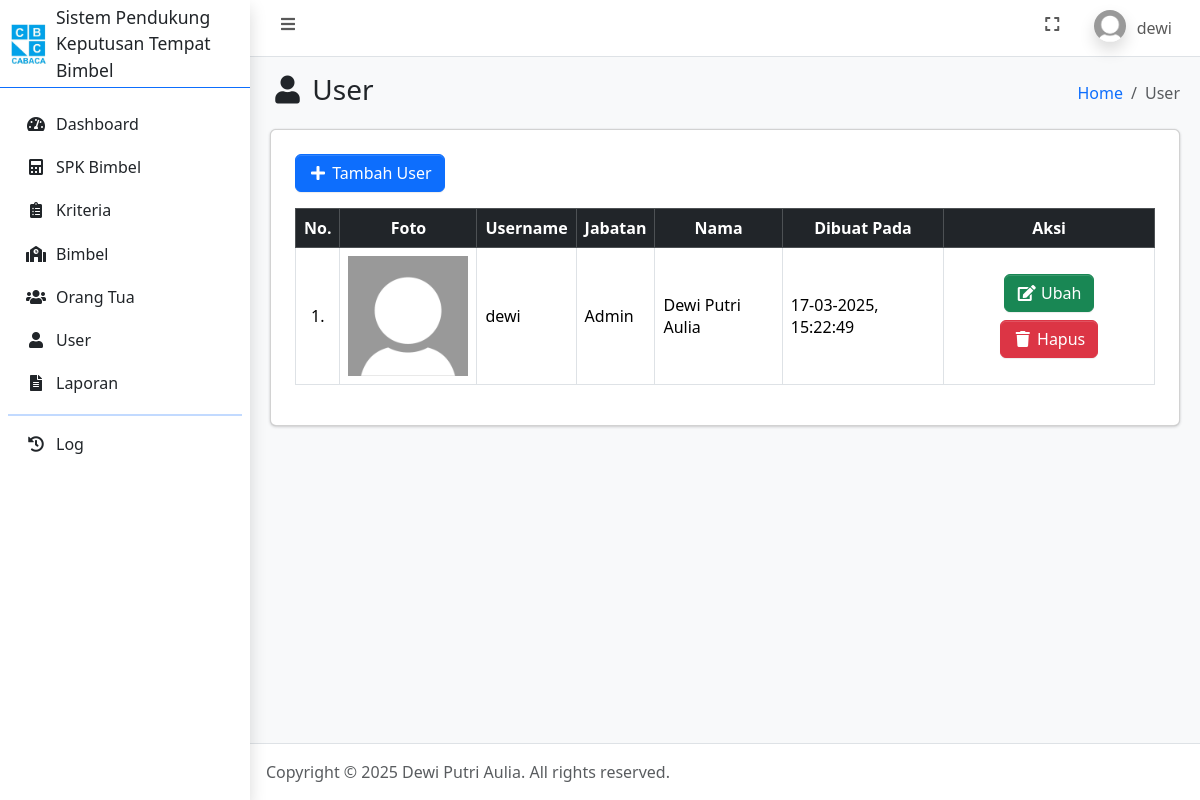
Before: /user.php (signed in) with the older database file.
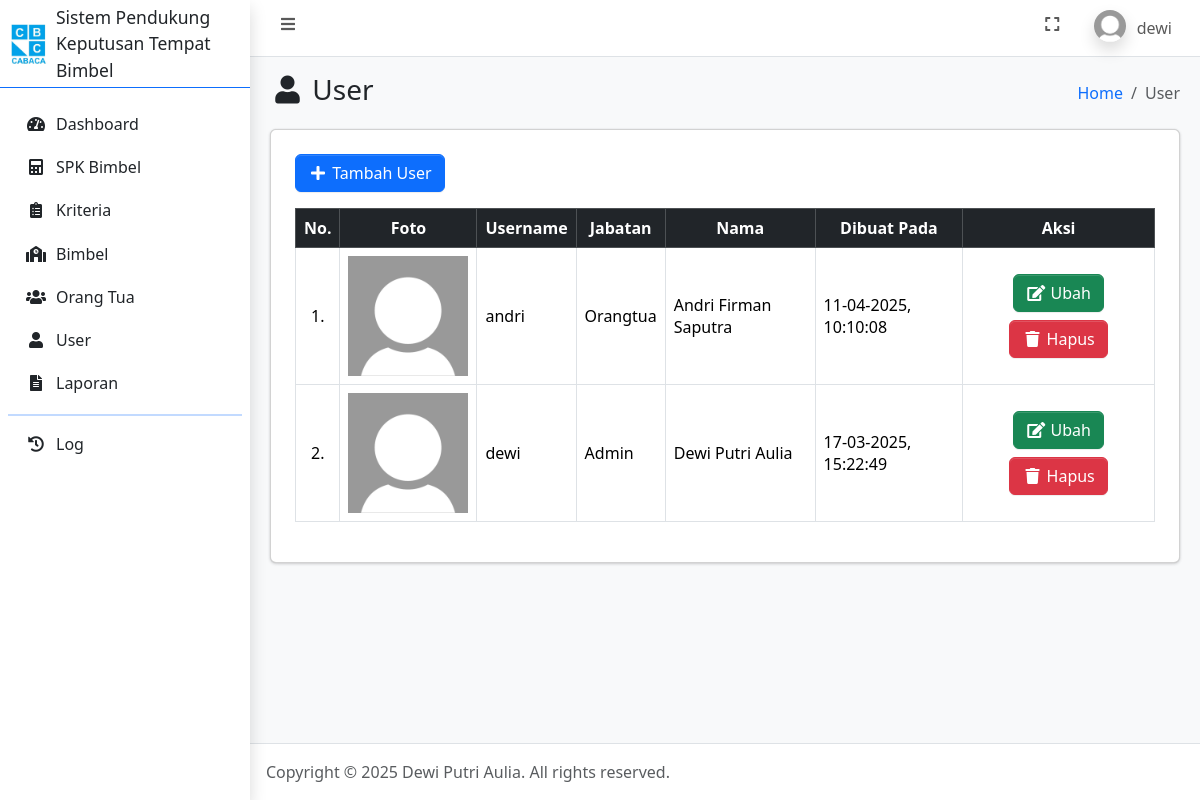
After: the same page with the newer database file.
### tables this page shows
CREATE TABLE `user` (
  `id_user` int(11) NOT NULL,
  `username` varchar(100) NOT NULL,
  `password` varchar(255) NOT NULL,
  `jabatan` enum('admin','orangtua') NOT NULL,
  `nama` varchar(100) NOT NULL,
  `foto` text NOT NULL,
  `dibuat_pada` timestamp NOT NULL DEFAULT current_timestamp()
);

### connection.php (called while the page is built, shortened)
<?php
	$host = 'localhost';
	$user = 'root';
	$pass = '';
	$database = 'spk_bimbel_topsis';
	$conn = mysqli_connect($host, $user, $pass, $database);
    if (isset($_SESSION['id_user'])) {
    	$id_user = $_SESSION['id_user'];
		$dataUser = mysqli_fetch_assoc(mysqli_query($conn, "SELECT * FROM user WHERE id_user = $id_user"));
	}
?>

### user.php (the view, shortened to what this page needs)
<?php
    require_once 'connection.php';
    $user = mysqli_query($conn, "SELECT * FROM user ORDER BY username ASC");
?>
<!DOCTYPE html>
<html lang="en">
<head>
    <?php include_once 'include/head.php'; ?>
</head>
<body class="layout-fixed sidebar-expand-lg bg-body-tertiary">
    <div class="app-wrapper">
        <?php include_once 'include/navbar.php'; ?>
        <?php include_once 'include/sidebar.php'; ?>
        <main class="app-main">
            <div class="app-content-header">
                <div class="container-fluid">
                    <div class="row">
                        <div class="col-sm-6">
                            <h3 class="mb-0"><i class="nav-icon fas fa-fw fa-user"></i> User</h3>
                        </div>
                        <div class="col-sm-6">
                            <ol class="breadcrumb float-sm-end">
                                <li class="breadcrumb-item"><a href="index.php">Home</a></li>
                                <li class="breadcrumb-item active" aria-current="page">
                                    User
                                </li>
                            </ol>
                        </div>
                    </div>
                </div>
            </div>
            <div class="app-content">
                <div class="container-fluid">
                    <div class="card">
                        <div class="card-body">
                            <div class="table-responsive p-2">
                                <?php if ($dataUser['jabatan'] == 'admin'): ?>
                                    <a href="tambah_user.php" class="mb-3 btn btn-primary"><i class="fas fa-fw fa-plus"></i> Tambah User</a>
                                <?php endif ?>
                                <table class="table table-bordered" id="table_id">
                                    <thead class="table-dark">
                                        <tr>
                                            <th class="text-center align-middle">No.</th>
                                            <th class="text-center align-middle">Foto</th>
                                            <th class="text-center align-middle">Username</th>
                                            <th class="text-center align-middle">Jabatan</th>
                                            <th class="text-center align-middle">Nama</th>
                                            <th class="text-center align-middle">Dibuat Pada</th>
                                            <?php if ($dataUser['jabatan'] == 'admin'): ?>
                                                <th class="text-center align-middle">Aksi</th>
                                            <?php endif ?>
                                        </tr>
                                    </thead>
                                    <tbody>
                                        <?php $i = 1; ?>
                                        <?php foreach ($user as $du): ?>
                                            <tr>
                                                <td class="text-center align-middle"><?= $i++; ?>.</td>
                                                <td class="text-center align-middle"><img style="width: 7.5rem" src="assets/img/profiles/<?= $du['foto']; ?>" alt="<?= $du['foto']; ?>"></td>
                                                <td class="align-middle"><?= $du['username']; ?></td>
                                                <td class="align-middle"><?= ucwords(str_replace('_', ' ', $du['jabatan'])); ?></td>
                                                <td class="align-middle"><?= $du['nama']; ?></td>
                                                <td class="align-middle"><?= date('d-m-Y, H:i:s', strtotime($du['dibuat_pada']));; ?></td>
                                                <?php if ($dataUser['jabatan'] == 'admin'): ?>
                                                    <td class="text-center align-middle">
                                                        <?php if ($du['username'] != 'admin'): ?>
                                                            <a href="ubah_user.php?id_user=<?= $du['id_user']; ?>" class="m-1 btn btn-success"><i class="fas fa-fw fa-edit"></i> Ubah</a>
                                                            <a href="hapus_user.php?id_user=<?= $du['id_user']; ?>" data-nama="<?= $du['username']; ?>" class="m-1 btn btn-danger btn-delete"><i class="fas fa-fw fa-trash"></i> Hapus</a>
                                                        <?php endif ?>
                                                    </td>
                                                <?php endif ?>
                                            </tr>
                                        <?php endforeach ?>
                                    </tbody>
                                </table>
                            </div>
                        </div>
                    </div>
                </div>
            </div>
        </main>
        <?php include_once 'include/footer.php'; ?>
    </div>
</body>
</html>

### include/head.php (shortened to what this page needs)
<link rel="stylesheet" href="https://cdn.jsdelivr.net/npm/@fontsource/source-sans-3@5.0.12/index.css">
<link rel="stylesheet" href="assets/vendor/fontawesome/css/all.min.css">
<link rel="stylesheet" href="assets/vendor/datatables/css/dataTables.bootstrap5.css">
<link rel="stylesheet" href="assets/vendor/select2/css/select2.min.css">
<link rel="stylesheet" href="assets/vendor/select2/css/select2-bootstrap4.min.css">
<link rel="stylesheet" href="css/overlayscrollbars.min.css">
<link rel="stylesheet" href="css/adminlte.css">

### include/navbar.php (shortened to what this page needs)
<nav class="app-header navbar navbar-expand bg-body">
    <div class="container-fluid">
        <ul class="navbar-nav">
            <li class="nav-item"> <a class="nav-link" data-lte-toggle="sidebar" href="#" role="button"> <i class="fas fa-fw fa-bars"></i> </a> </li>
        </ul>
        <ul class="navbar-nav ms-auto">
            <li class="nav-item"> <a class="nav-link" href="#" data-lte-toggle="fullscreen"> <i data-lte-icon="maximize" class="fas fa-fw fa-expand"></i> </a> </li>
            <li class="nav-item dropdown user-menu">
                <a href="#" class="nav-link dropdown-toggle" data-bs-toggle="dropdown" aria-expanded="false">
                    <img src="assets/img/profiles/<?= $dataUser['foto']; ?>" class="user-image rounded-circle shadow" alt="User Image">
                    <span class="d-none d-md-inline"><?= $dataUser['username']; ?></span>
                </a>
            </li>
        </ul>
    </div>
</nav>

### include/sidebar.php (shortened to what this page needs)
<aside class="app-sidebar bg-white shadow" data-bs-theme="dark">
    <div class="sidebar-brand border-primary border-bottom">
        <a href="index.php" class="brand-link">
            <img src="assets/img/properties/logo.jpg" alt="Logo" class="brand-image-xl">
            <span class="brand-text fw-light text-dark small text-wrap">Sistem Pendukung Keputusan Tempat Bimbel</span>
        </a>
    </div>
    <div class="sidebar-wrapper">
        <nav class="mt-2">
            <ul class="nav sidebar-menu flex-column" data-lte-toggle="treeview" role="menu" data-accordion="false">
                <li class="nav-item">
                    <a href="index.php" class="nav-link text-dark <?= ($_SERVER['REQUEST_URI'] == '/spk_bimbel_topsis/index.php') ? 'active' : ''; ?>"> <i class="nav-icon fas fa-fw fa-tachometer-alt"></i>
                        <p>Dashboard</p>
                    </a>
                </li>
                <li class="nav-item">
                    <a href="spk.php" class="nav-link text-dark <?= ($_SERVER['REQUEST_URI'] == '/spk_bimbel_topsis/spk.php') ? 'active' : ''; ?>"> <i class="nav-icon fas fa-fw fa-calculator"></i>
                        <p>SPK Bimbel</p>
                    </a>
                </li>
                <li class="nav-item">
                    <a href="kriteria.php" class="nav-link text-dark <?= ($_SERVER['REQUEST_URI'] == '/spk_bimbel_topsis/kriteria.php') ? 'active' : ''; ?>"> <i class="nav-icon fas fa-fw fa-clipboard-list"></i>
                        <p>Kriteria</p>
                    </a>
                </li>
                <li class="nav-item">
                    <a href="bimbel.php" class="nav-link text-dark <?= ($_SERVER['REQUEST_URI'] == '/spk_bimbel_topsis/bimbel.php') ? 'active' : ''; ?>"> <i class="nav-icon fas fa-fw fa-school"></i>
                        <p>Bimbel</p>
                    </a>
                </li>
                <?php if ($dataUser['jabatan'] == 'admin'): ?>
                    <li class="nav-item">
                        <a href="orangtua.php" class="nav-link text-dark <?= ($_SERVER['REQUEST_URI'] == '/spk_bimbel_topsis/orangtua.php') ? 'active' : ''; ?>"> <i class="nav-icon fas fa-fw fa-users"></i>
                            <p>Orang Tua</p>
                        </a>
                    </li>
                    <li class="nav-item">
                        <a href="user.php" class="nav-link text-dark <?= ($_SERVER['REQUEST_URI'] == '/spk_bimbel_topsis/user.php') ? 'active' : ''; ?>"> <i class="nav-icon fas fa-fw fa-user"></i>
                            <p>User</p>
                        </a>
                    </li>
                <?php endif ?>
                <li class="nav-item">
                    <a href="laporan.php" class="nav-link text-dark <?= ($_SERVER['REQUEST_URI'] == '/spk_bimbel_topsis/laporan.php') ? 'active' : ''; ?>"> <i class="nav-icon fas fa-fw fa-file-alt"></i>
                        <p>Laporan</p>
                    </a>
                </li>
                <hr class="sidebar-divider">
                <li class="nav-item">
                    <a href="log.php" class="nav-link text-dark <?= ($_SERVER['REQUEST_URI'] == '/spk_bimbel_topsis/log.php') ? 'active' : ''; ?>"> <i class="nav-icon fas fa-fw fa-history"></i>
                        <p>Log</p>
                    </a>
                </li>
            </ul>
        </nav>
    </div>
</aside>

### include/footer.php (shortened to what this page needs)
<footer class="app-footer">
        Copyright &copy; 2025 Dewi Putri Aulia.
    All rights reserved.
</footer>

Changed rows visible on the page:
added user: foto (placeholder picture), username "andri", jabatan "Orangtua", nama "Andri Firman Saputra", dibuat_pada "11-04-2025, 10:10:08"
